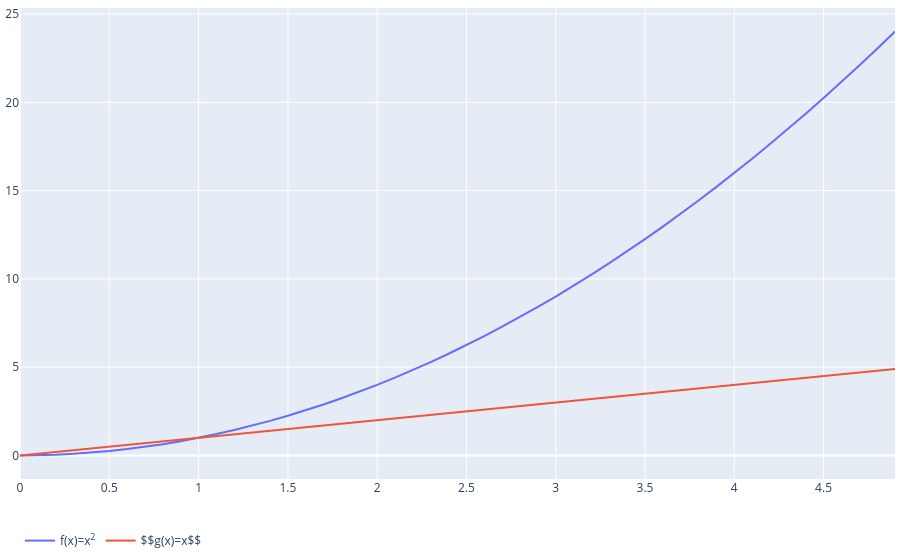

Source (notebook cell):
### Markdown cell above
Хорошо, но слишком большая часть рабочего пространства ноутбука не используется. Особенно это заметно сверху - большой отступ сверху до поля графика.

По умолчанию поля графика имеют отступ 20 пикселей. Мы можем задать свои значения отступам с помощью update_layout, у которого есть атрибут margin, принимающий словарь из отступов:

- l - отступ слева
- r - отступ справа
- t - отступ сверху
- b - отступ снизу

Зададим везде нулевые отступы
<code>fig.update_layout(margin=dict(l=0, r=0, t=0, b=0))</code>

*update_layout можно применять последовательно несколько раз, либо можно передать все аргументы в одну функцию (мы сделаем именно так)*

### Code cell
fig = go.Figure()
fig.add_trace(go.Scatter(x=x, y=f(x),  name='f(x)=x<sup>2</sup>'))
fig.add_trace(go.Scatter(x=x, y=x, name='$$g(x)=x$$'))
fig.update_layout(legend_orientation="h", 
                  margin=dict(l=5, r=5, t=5, b=5))
fig.show()

### Figure 1 — Plotly figure (JSON) as saved in the notebook; plotly's stock layout.template omitted (floating-point values rounded to 4 significant figures)
{"data": [{"name": "f(x)=x<sup>2</sup>", "type": "scatter", "x": [0.0, 0.1, 0.2, 0.3, 0.4, 0.5, 0.6, 0.7, 0.8, 0.9, 1.0, 1.1, 1.2, 1.3, 1.4, 1.5, 1.6, 1.7, 1.8, 1.9, 2.0, 2.1, 2.2, 2.3, 2.4, 2.5, 2.6, 2.7, 2.8, 2.9, 3.0, 3.1, 3.2, 3.3, 3.4, 3.5, 3.6, 3.7, 3.8, 3.9, 4.0, 4.1, 4.2, 4.3, 4.4, 4.5, 4.6, 4.7, 4.8, 4.9], "y": [0.0, 0.01, 0.04, 0.09, 0.16, 0.25, 0.36, 0.49, 0.64, 0.81, 1.0, 1.21, 1.44, 1.69, 1.96, 2.25, 2.56, 2.89, 3.24, 3.61, 4.0, 4.41, 4.84, 5.29, 5.76, 6.25, 6.76, 7.29, 7.84, 8.41, 9.0, 9.61, 10.24, 10.89, 11.56, 12.25, 12.96, 13.69, 14.44, 15.21, 16.0, 16.81, 17.64, 18.49, 19.36, 20.25, 21.16, 22.09, 23.04, 24.01]}, {"name": "$$g(x)=x$$", "type": "scatter", "x": [0.0, 0.1, 0.2, 0.3, 0.4, 0.5, 0.6, 0.7, 0.8, 0.9, 1.0, 1.1, 1.2, 1.3, 1.4, 1.5, 1.6, 1.7, 1.8, 1.9, 2.0, 2.1, 2.2, 2.3, 2.4, 2.5, 2.6, 2.7, 2.8, 2.9, 3.0, 3.1, 3.2, 3.3, 3.4, 3.5, 3.6, 3.7, 3.8, 3.9, 4.0, 4.1, 4.2, 4.3, 4.4, 4.5, 4.6, 4.7, 4.8, 4.9], "y": [0.0, 0.1, 0.2, 0.3, 0.4, 0.5, 0.6, 0.7, 0.8, 0.9, 1.0, 1.1, 1.2, 1.3, 1.4, 1.5, 1.6, 1.7, 1.8, 1.9, 2.0, 2.1, 2.2, 2.3, 2.4, 2.5, 2.6, 2.7, 2.8, 2.9, 3.0, 3.1, 3.2, 3.3, 3.4, 3.5, 3.6, 3.7, 3.8, 3.9, 4.0, 4.1, 4.2, 4.3, 4.4, 4.5, 4.6, 4.7, 4.8, 4.9]}], "layout": {"legend": {"orientation": "h"}, "margin": {"b": 5, "l": 5, "r": 5, "t": 5}}}
